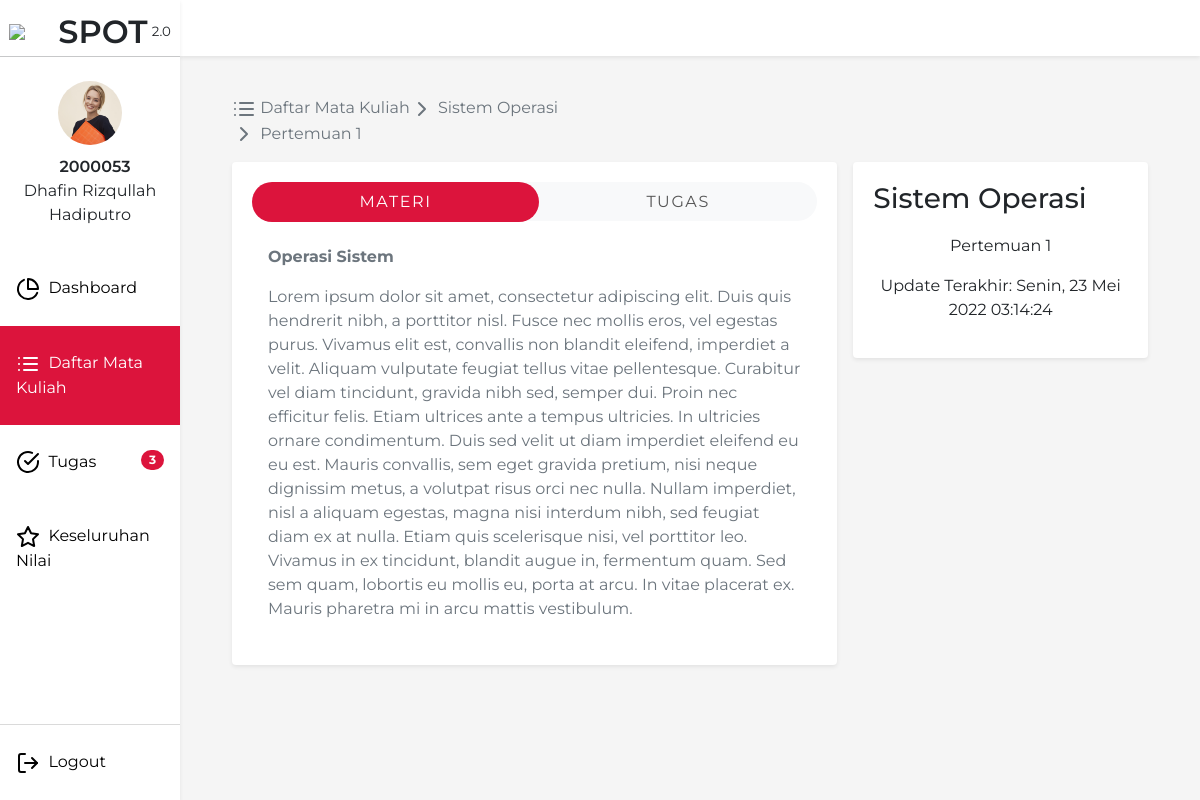
Page /MataKuliah/PT502/1 (signed in) on the committed database.
### tables this page shows
CREATE TABLE `materi` (
  `id_materi` int(11) NOT NULL,
  `kd_matkul` varchar(15) NOT NULL,
  `pertemuan` int(3) NOT NULL,
  `judul` varchar(128) NOT NULL,
  `highlight` text NOT NULL,
  `deskripsi` text NOT NULL,
  `last_update` datetime NOT NULL
);

CREATE TABLE `matakuliah` (
  `kd_matkul` varchar(15) NOT NULL,
  `nid` int(10) UNSIGNED NOT NULL,
  `nid2` int(10) UNSIGNED NOT NULL,
  `nama_matkul` varchar(100) NOT NULL,
  `description` text NOT NULL,
  `sks` int(11) NOT NULL,
  `waktu` time NOT NULL,
  `hari` enum('Senin','Selasa','Rabu','Kamis','Jumat','Sabtu') NOT NULL
);

### Database/Query.php (called while the page is built, shortened)
<?php
class Query {
    private $resource;
    private $columns = array("*");
    private $select;
    private $where = array();
    private $limit;
    private $orderBy;
    private $joinVal = array("");
    private $mainTable;
    public function reset() {
        $this->resource = null;
        $this->columns = array("*");
        $this->select = null;
        $this->where = array();
        $this->limit = null;
        $this->orderBy = null;
        $this->joinVal = array("");
        $this->mainTable = null;
    }
    public function query($sql) {
        $this->resource = mysqli_query(mysqli_connect("localhost", "root", "", "penilaian-app"), $sql);
        return $this;
    }
    public function table($table)
    {
        $this->mainTable = $table;
        $this->select = "SELECT " . implode(",", $this->columns) . " FROM $table AS $table ";
        return $this;
    }
    public function where($column, $value, $operator = "=")
    {
        array_push($this->where, " $column $operator '$value' ");
        $this->where[0] = (count($this->where) < 2 ? " WHERE " . $this->where[0] : $this->where[0]);
        return $this;
    }
    public function join($table, $column, $column2 = "",  $method = "INNER")
    {
        $column2 = $column2 == "" ? $column : $column2;
        $column2On = "";
        if(str_contains($column2, '.')){
            $column2On = $column2;
        } else {
            $column2On = $this->mainTable . ".$column2";
        }
        array_push($this->joinVal, "$method JOIN $table AS $table ON $table.$column = $column2On ");
        return $this;
    }
    public function get($table = "")
    {
        $this->mainTable = $table == "" ? $this->mainTable : $table;
        $this->select = $this->select == NULL ?  "SELECT " . implode($this->columns) . " FROM $table " : $this->select;
        $sql = $this->select
        . implode("", $this->joinVal)
        . implode(" AND ", $this->where)
        . $this->limit
        . $this->orderBy;
        $this->resource = mysqli_query(mysqli_connect("localhost", "root", "", "penilaian-app"), $sql);
        return $this;
    }
    public function fetch()
    {
        $result = Array();
        while ($row = mysqli_fetch_assoc($this->resource)) {
            $result[] = $row;
        }
        return $result;
    }
    public function count()
    {
        return $this->resource->num_rows;
    }
}

### App/Helper.php (called while the page is built, shortened)
<?php
class Helper {
    public function convertDay($day)
    {
        $days = ['Minggu', 'Senin', 'Selasa', 'Rabu', 'Kamis', 'Jumat', 'Sabtu'];
        return $days[$day];
    }
    public function convertMonth($month)
    {
        $months = ['', 'Januari', 'Februari', 'Maret', 'April', 'Mei', 'Juni', 'Juli', 'Agustus', 'September', 'Oktober', 'November', 'Desember'];
        return $months[$month];
    }
    public function convertSQLDate($date, $filter = "")
    {
        $strtotime = strtotime($date);
        $phpdate = NULL;
        if($filter == "NO_DATE"){
            $phpdate = date('H:i', $strtotime);
        } elseif ($filter == "NO_TIME") {
            $phpdate = $this->convertDay(date("w", $strtotime)) . ", " . date("d", $strtotime) . " " . $this->convertMonth(date("n", $strtotime)) . " " . date("Y", $strtotime);
        } else {
            $phpdate = $this->convertDay(date("w", $strtotime)) . ", " . date('d', $strtotime) . ' ' . $this->convertMonth(date('n', $strtotime)) . ' ' . date('Y', $strtotime) . ' ' . date('H:i:s', $strtotime);
        }
        return $phpdate;
    }
}

### views/mahasiswa/materi.php (the view, shortened to what this page needs)
<!DOCTYPE html>
<html>
<head>
  <link href="https://cdn.jsdelivr.net/npm/bootstrap@5.1.3/dist/css/bootstrap.min.css" rel="stylesheet"
>
  <link href="\css\materi.css" rel="stylesheet" type="text/css" />
  <link href="\css\component\navbar.css" rel="stylesheet" type="text/css" />
</head>
<body>
  <nav class="shadow-sm">
  </nav>
  <?php include('components/sidebar.php'); ?>
  <div class="main-content">
    <div class="p-3">
      <div class="row">
        <div class="col-md-6">
          <div aria-label="breadcrumb">
            <ol class="breadcrumb">
              <a href="/MataKuliah">
                <li class="breadcrumb-item active" aria-current="page">
                    <span class="breadcrumb-item-text"><i class="icon ico-dark" data-feather="list"></i>&nbsp;Daftar Mata Kuliah</span>
                </li>
              </a>
              <a href=<?= "/MataKuliah/" . $kodeMatkul ?>>
                <li class="breadcrumb-item active" aria-current="page">
                  <?php
                    $row = $DB->table('materi')->join('matakuliah', 'kd_matkul')->where('materi.id_materi', $idMateri)->get()->fetch();
                  ?>
                  <span class="breadcrumb-item-text"><i class="icon ico-dark" data-feather="chevron-right"></i>&nbsp;<?= $row[0]["nama_matkul"] ?></span>
                </li>
              </a>
              <a href="materi.html">
                <li class="breadcrumb-item active" aria-current="page">
                  <span class="breadcrumb-item-text"><i class="icon ico-dark"
                      data-feather="chevron-right"></i>&nbsp;Pertemuan <?= $row[0]["pertemuan"] ?></span>
                </li>
              </a>
            </ol>
          </div>
        </div>
      </div>
      <div class="row g-3">
        <div class="col-lg-4 order-lg-2">
          <div class="sum-nilai-card shadow-sm rounded">
            <h3><?= $row[0]["nama_matkul"] ?></h3>
            <p style="text-align:center;" class="nilai-desc">Pertemuan <?= $row[0]["pertemuan"] ?></p>
            <p style="text-align:center;" class="nilai-desc">Update Terakhir: <?= $helper->convertSQLDate($row[0]["last_update"]) ?></p>
          </div>
        </div>
        <div class="col-lg-8 order-lg-1">
          <div class="sum-nilai-card shadow-sm rounded">
            <ul id="myTab" role="tablist"
              class="nav nav-tabs nav-pills flex-column flex-sm-row text-center bg-light border-0 rounded-nav">
              <li class="nav-item flex-sm-fill">
                <a id="materi-tab" data-toggle="tab" href="#materi" role="tab" aria-controls="materi"
                  aria-selected="true" class="nav-link border-0 text-uppercase font-weight-bold active">Materi</a>
              </li>
              <li class="nav-item flex-sm-fill">
                <a id="tugas-tab" data-toggle="tab" href="#tugas" role="tab" aria-controls="tugas" aria-selected="false"
                  class="nav-link border-0 text-uppercase font-weight-bold">Tugas</a>
              </li>
            </ul>
            <div id="myTabContent" class="tab-content">
              <div id="materi" role="tabpanel" aria-labelledby="materi-tab" class="tab-pane fade px-3 py-4 show active">
                <p class="text-muted">
                  <b><?= $row[0]["judul"] ?></b>
                </p>
                <p class="text-muted mb-0">
                  <?= $row[0]["deskripsi"] ?>
                </p>
              </div>
            </div>
          </div>
        </div>
      </div>
    </div>
  </div>
</body>
</html>

### css/materi.css (style rules this page uses)
body { background-color: rgb(245, 245, 245); margin: 0 auto; width: 100vw; height: 100vh; font-family: 'Montserrat', sans-serif; }
h1, h2, h3, h4 { display: inline-block; }
.main-content { margin-left: 18vw; margin-right: 3vw; padding-top: 10vh; }
.breadcrumb-item svg { z-index: -1; }
.breadcrumb-item-text { display: inline-block; vertical-align: middle; }
.sum-nilai-card { background-color: white; padding: 20px; }
.nilai-desc { margin-top: 10px; font-size: 12pt; }
p.text-muted, p.text-muted.mb-0 { text-align: left; }
@media (min-width: 576px) { .rounded-nav { border-radius: 50rem !important; } }
@media (min-width: 576px) { .rounded-nav .nav-link { border-radius: 50rem !important; } }
a#materi-tab.nav-link.border-0.text-uppercase.font-weight-bold.active, a#tugas-tab.nav-link.border-0.text-uppercase.font-weight-bold.active, a#evaluasi-tab.nav-link.border-0.text-uppercase.font-weight-bold.active { background-color: crimson !important; }
.nav-pills .nav-link { color: #555; }
.text-uppercase { letter-spacing: 0.1em; }

### css/component/navbar.css (style rules this page uses)
nav { width: 85vw; background-color: rgb(255, 255, 255); position: fixed; margin: 0; padding: 0; height: 7vh; overflow: auto; right: 0; }
.icon { position: relative; text-align: c; }

### rows in the picture
materi: kd_matkul.nama_matkul "Sistem Operasi", pertemuan "1", last_update "Senin, 23 Mei 2022 03:14:24", judul "Operasi Sistem", deskripsi "Lorem ipsum dolor sit amet, consectetur adipiscing elit. Duis quis hendrerit nibh, a porttitor nisl. Fusce nec mollis eros, vel egestas purus. Vivamus elit est, convallis non blandit eleifend, imperdiet a velit. Aliquam vulputate feugiat tellus vitae pellentesque. Curabitur vel diam tincidunt, gravida nibh sed, semper dui. Proin nec efficitur felis. Etiam ultrices ante a tempus ultricies. In ultricies ornare condimentum. Duis sed velit ut diam imperdiet eleifend eu eu est. Mauris convallis, sem eget gravida pretium, nisi neque dignissim metus, a volutpat risus orci nec nulla. Nullam imperdiet, nisl a aliquam egestas, magna nisi interdum nibh, sed feugiat diam ex at nulla. Etiam quis…"

### other values in the picture
$_SESSION['npm'] "2000053"
$_SESSION['name'] "Dhafin Rizqullah Hadiputro"
$getNFTugas "3"
